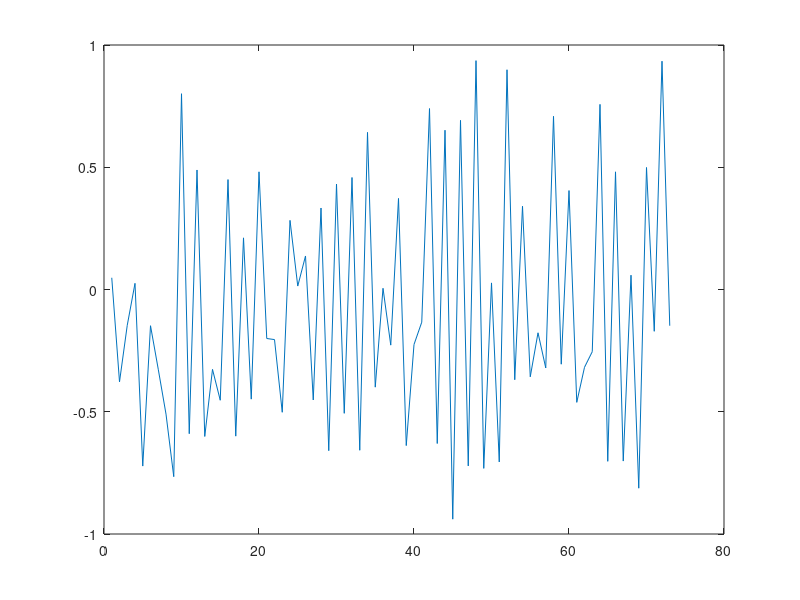

Here is the MATLAB script that generated this plot: (Note: this script raises an error after producing the figure.)
%mean(dat)
%std(dat)


%size(dat,1)
load('amp25.mat');

plot(1:73,dat);

amps = calc_amps(dat);

amps_deg = rad2deg(amps);

% amps_filtered = filter_outlier(amps_deg,10);

rad2deg(mean(amps))
rad2deg(std(amps))

function amps = calc_amps(spins)
    n = size(spins,1);
    amps = [];
    for i = 2:n
        val = abs(spins(i) - spins(i-1))/2;
        amps = [amps,val];
    end
    amps = amps';
end


function amps = filter_outlier(src,m)
    n = size(src,1);
    amps = [];
    for i=1:n
        v = src(i);
        if v > m
            amps = [amps,v];
        end
    end
end